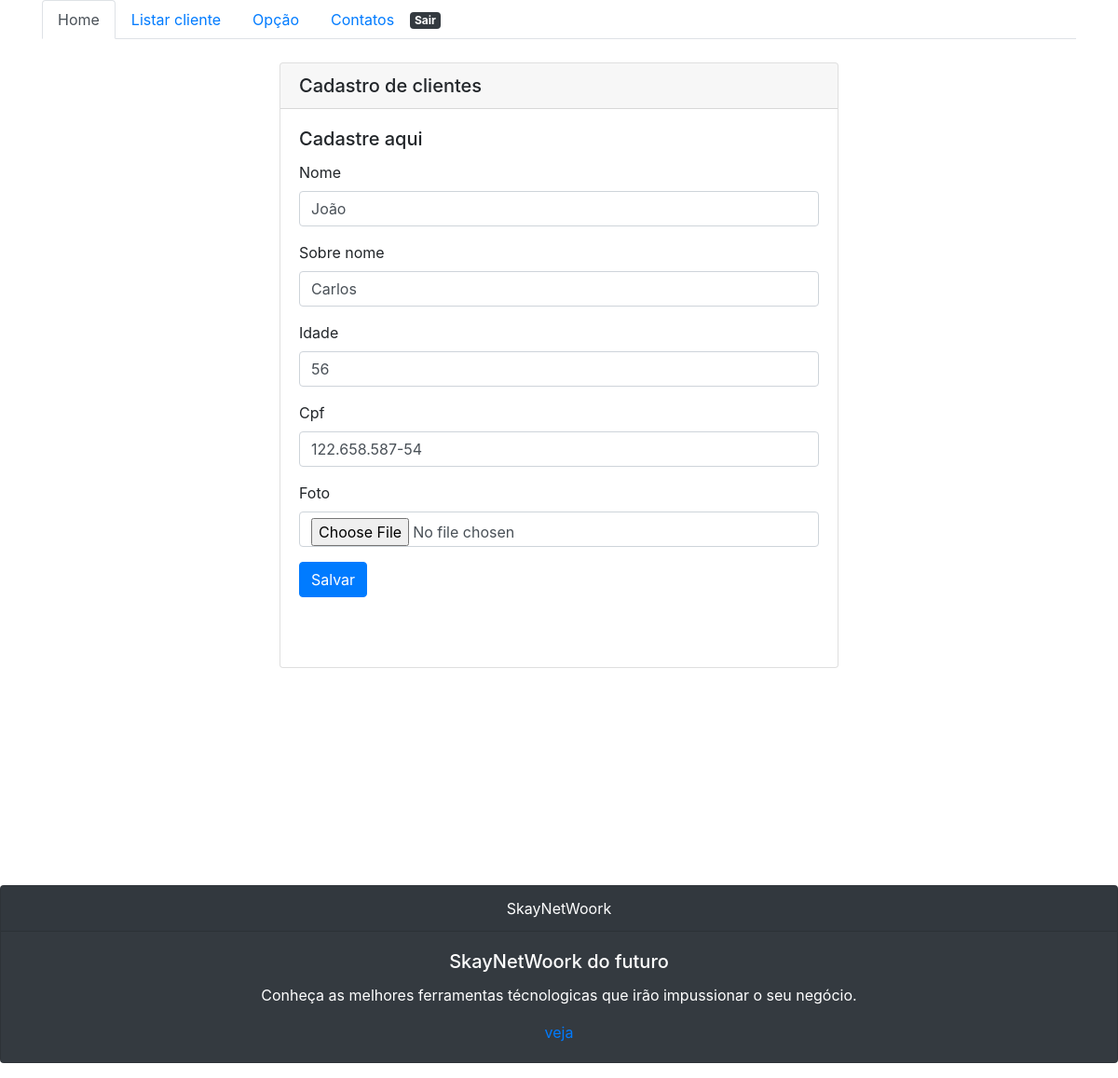
/cliente/atualizar/4/ (signed in), run on the app's committed database.
### cliente/models.py (models this page shows, shortened)
class ClienteBD(models.Model):
	nome = models.CharField(max_length=30)
	sobre_nome= models.CharField(max_length=30)
	idade = models.CharField(max_length=30)
	cpf = models.CharField(max_length=30)
	foto = models.ImageField(upload_to= 'fotos_clientes', null=True, blank=True)

### cliente/views.py (the view)
# urls.py: path('atualizar/<int:id>/', atualizarCliente, name='atualizarCliente'),
@login_required
def atualizarCliente(request, id):
	cliente = get_object_or_404(ClienteBD, pk=id)
	form = clienteForm(request.POST or None , request.FILES or None, instance=cliente)
	if form.is_valid():
		form.save()
		return redirect(listarCliente)
	return render(request, 'atualizar.html' , {'form':form})

### cliente/forms.py
class clienteForm(ModelForm):
	class Meta:
		model = ClienteBD
		fields = '__all__'

### cliente/templates/atualizar.html (shortened to what this page needs)
{% extends 'base.html' %}
{% load bootstrap4 %}
{% block  container %}
<div class="row">
	<div class="col-md">
	</div>
	<div class="col-md">
	   <div class="card" style="margin:25px; width: 600px ; height: 650px;">
		  <h5 class="card-header">Cadastro de clientes</h5>
		  <div class="card-body">
		    <h5 class="card-title">Cadastre aqui</h5>
		   	<form action="" method="post" accept-charset="utf-8" class="form">
			      {% bootstrap_form form %}
			      {% buttons %}
			      <button class="btn btn-primary" type="submit">Salvar</button>
			      {% endbuttons %}
	       </form>
		  </div>
	   </div>
	</div>
	<div class="col-md">
	</div>
</div>
{% endblock %}

### data on the page
ClienteBD: nome "João", sobre_nome "Carlos", idade "56", cpf "122.658.587-54"
